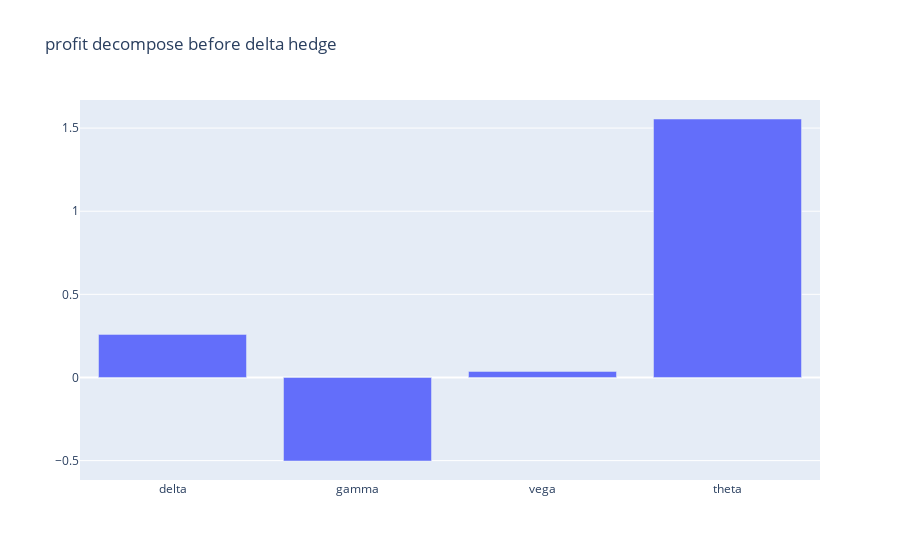

The notebook cell this image was saved under:
### Code cell
OptDecompose = portfolio.groupby('optionCode',group_keys=False).apply(decompose).reset_index(drop=True)
# 为nan的行用0填充
OptDecompose.fillna(0,inplace=True)
# 归一化
OptDecompose['deltaProfit'] = OptDecompose['deltaProfit'] * OptDecompose['optionPosition']
OptDecompose['gammaProfit'] = OptDecompose['gammaProfit'] * OptDecompose['optionPosition']
OptDecompose['vegaProfit'] = OptDecompose['vegaProfit'] * OptDecompose['optionPosition']
OptDecompose['thetaProfit'] = OptDecompose['thetaProfit'] * OptDecompose['optionPosition']
OptDecompose['otherProfit'] = OptDecompose['otherProfit'] * OptDecompose['optionPosition']
OptDecompose['totalProfit'] = OptDecompose['totalProfit'] * OptDecompose['optionPosition']

deltaProfit = OptDecompose['deltaProfit'].sum()
gammaProfit = OptDecompose['gammaProfit'].sum()
vegaProfit = OptDecompose['vegaProfit'].sum()
thetaProfit = OptDecompose['thetaProfit'].sum()

print('deltaProfit: ',deltaProfit)
print('gammaProfit: ',gammaProfit)
print('vegaProfit: ',vegaProfit)
print('thetaProfit: ',thetaProfit)

# 柱状图
fig = go.Figure()
fig.add_trace(go.Bar(x=['delta','gamma','vega','theta'], y=[deltaProfit,gammaProfit,vegaProfit,thetaProfit]))
fig.update_layout(title_text='profit decompose before delta hedge')
fig.show()

### Figure 1 — Plotly figure (JSON) as saved in the notebook; plotly's stock layout.template omitted (floating-point values rounded to 4 significant figures)
{"data": [{"type": "bar", "x": ["delta", "gamma", "vega", "theta"], "y": [0.2591, -0.5024, 0.0364, 1.555]}], "layout": {"title": {"text": "profit decompose before delta hedge"}}}
